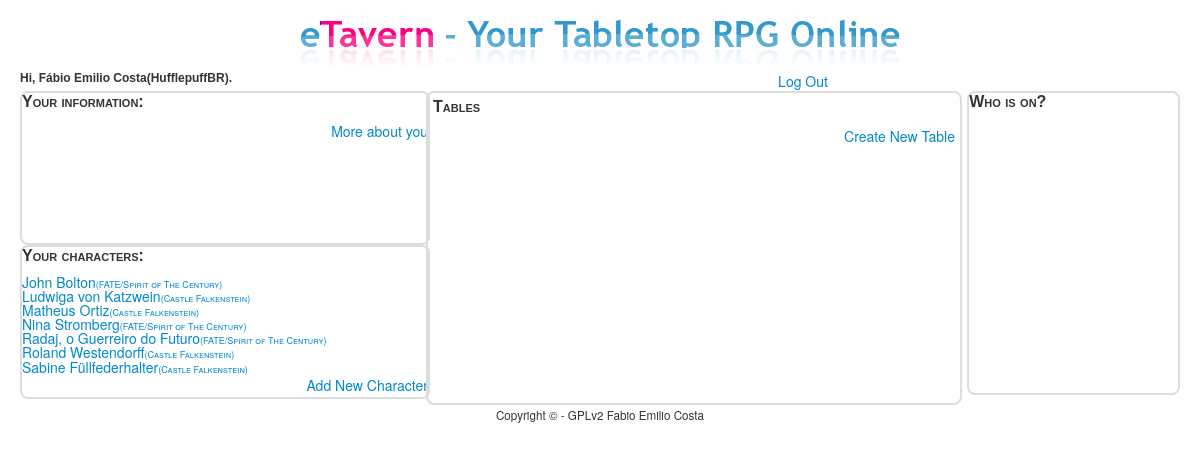
Screenshot of / (signed in) with the database file from the repository.
### tables this page shows
CREATE TABLE IF NOT EXISTS `characters` (
  `id` bigint(20) NOT NULL AUTO_INCREMENT,
  `userid` bigint(20) NOT NULL,
  `char_name` varchar(100) NOT NULL,
  `system` varchar(100) NOT NULL,
  `base_desc` varchar(100) NOT NULL,
  `sheet` text,
  `history` text,
  PRIMARY KEY (`id`),
  UNIQUE KEY `userid` (`userid`,`char_name`,`system`)
);

### html/index.php (called while the page is built, shortened)
<?php
  $sheets=query("select * from characters where userid=? order by char_name,system",$_SESSION["id"]);
  $js_function=<<<FUNCTION
$(document).ready(function() {
    whoIsOn();
    open_tables();
});
FUNCTION;
  render("tavern.php", ["title" => "Your Tavern - ".$_SESSION["realname"],
                        "realname" => $_SESSION["realname"],
                        "username" => $_SESSION["username"],
                        "sheets" => $sheets,
                        "jquery"=>$js_function,
                        "extraJS"=>["js/whoIsOn.js"]]);
?>

### templates/tavern.php (the view, shortened to what this page needs)
<div id="logTop">
  <div class="information">
    Hi, <?= $realname;?>(<?= $username?>).
  </div>
  <div id="menu">
    <a href="logout.php">Log Out</a>
  </div>
</div>
<div class="tavern">
  <div class="people">
    <div id="userinfo">
      <p class="headers">Your information:</p>
      <div class="newChar">
        <a href="aboutYou.php">More about you</a>
      </div>
    </div>
    <div id="chars">
      <p class="headers">Your characters:</p>
      <div class="charlist">
        <?php
          if ($sheets === false)
              print("Problem on database!");
          else if (count($sheets)===0)
              print("No sheets on your binder.");
          else
            foreach($sheets as $sheet):
        ?>
        <div class="charEntry">
          <a class="charlinks" href="sheetInfo.php?sheetid=<?= $sheet['id']?>">
            <?= $sheet['char_name']?><span class="charsystem">(<?= $sheet['system']?>)</span></a></div>
        <?php
                endforeach;
        ?>
      </div>
      <div class="newChar">
        <a href="newChar.php">Add New Character</a></div>
    </div>
  </div>
  <div class="info">
    <div class="tables">
      <p class="headers">Tables</p>
      <div class="newChar">
        <a href="newTable.php">Create New Table</a>
      </div>
    </div>
    <div class="loggedOn">
      <p class="headers">Who is on?</p>
    </div>
  </div>
</div>

### includes/functions.php (shortened to what this page needs)
<?php
    function query()
    {
        $sql = func_get_arg(0);
        $parameters = array_slice(func_get_args(), 1);
        static $handle;
        if (!isset($handle))
        {
            try
            {
                $handle = new PDO("mysql:dbname=" . DATABASE . ";host=" . SERVER, USERNAME, PASSWORD);
                $handle->setAttribute(PDO::ATTR_EMULATE_PREPARES, false);
            }
            catch (Exception $e)
            {
                trigger_error($e->getMessage(), E_USER_ERROR);
                exit;
            }
        }
        $statement = $handle->prepare($sql);
        $results = $statement->execute($parameters);
        if ($results !== false)
        {
            return $statement->fetchAll(PDO::FETCH_ASSOC);
        }
        else
        {
            return false;
        }
    }
    function render($template, $values = [])
    {
        if (file_exists("../templates/$template"))
        {
            extract($values);
            require("../templates/header.php");
            require("../templates/$template");
            require("../templates/footer.php");
        }
        else
        {
            trigger_error("Invalid template: $template", E_USER_ERROR);
        }
    }
?>

### templates/header.php (shortened to what this page needs)
<!DOCTYPE html>
<html>
    <head>
        <link href="css/bootstrap.css" rel="stylesheet"/>
        <link href="css/bootstrap-responsive.css" rel="stylesheet"/>
        <link href="css/styles.css" rel="stylesheet"/>
        <link href="css/chat.css" rel="stylesheet"/>
    </head>
    <body>
        <div class="container-fluid">
            <div id="top">
                <a href="/"><img alt="eTavern - Your Tabletop RPG Online" src="img/logo.png"/></a>
            </div>
            <div id="middle">

### templates/footer.php
            </div>
            <div id="bottom">
                Copyright &#169; - GPLv2 Fabio Emilio Costa
            </div>
        </div>
    </body>
</html>

### html/css/styles.css (style rules this page uses)
#top { text-align: center; }
#middle { text-align: center; width: 100%; }
#bottom { font-size: smaller; text-align: center; vertical-align: top; }
.people { float: left; width: 35%; display: table; }
#userinfo { border: 2px solid #DDDDDD; border-radius: 8px; width: 100%; height: 150px; text-align: left; display: table; }
.tavern { width: 100%; height: 300px; display: table; }
.tables { padding: 5px; border: 2px solid #DDDDDD; border-radius: 8px; width: 45%; height: 300px; text-align: left; display: table; float: left; }
.loggedOn { border: 2px solid #DDDDDD; border-radius: 8px; width: 18%; display: table; float: right; height: 300px; text-align: left; }
#chars { border: 2px solid #DDDDDD; border-radius: 8px; width: 100%; height: 150px; text-align: left; display: block; list-style: none; }
#menu { text-align: center; width: 65%; float: right; display: table; }
#logTop { float: top; width: 100%; display: table; }
.newChar { text-align: right; vertical-align: bottom; }
.information { text-align: left; font: 12px helvetica; font-weight: bold; width: 30%; display: table; float: left; }
.headers { text-align: left; font: 16px helvetica; font-weight: bold; font-variant: small-caps; }
.charEntry { line-height: 100%; }
.charlinks { width: 100%; display: list-item; }
.charlist { height: 100px; overflow: auto; }
.charsystem { height: 100%; line-height: 100%; font-size: 65%; font-variant: small-caps; vertical-align: center; }

### rows the page displays
characters: char_name "John Bolton", system "FATE/Spirit of The Century"
characters: char_name "Ludwiga von Katzwein", system "Castle Falkenstein"
characters: char_name "Matheus Ortiz", system "Castle Falkenstein"
characters: char_name "Nina Stromberg", system "FATE/Spirit of The Century"
characters: char_name "Radaj, o Guerreiro do Futuro", system "FATE/Spirit of The Century"
characters: char_name "Roland Westendorff", system "Castle Falkenstein"
characters: char_name "Sabine Füllfederhalter", system "Castle Falkenstein"

### other values shown
$realname "Fábio Emilio Costa"
$username "HufflepuffBR"
